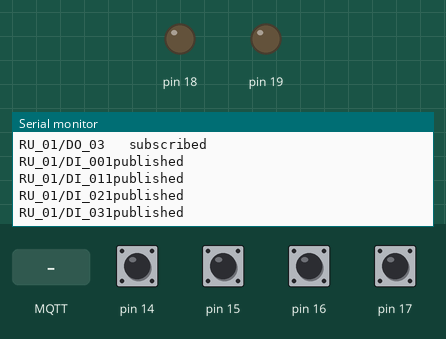
A sketch run on a simulated Arduino Uno, built with avr-gcc and run on an emulated ATmega328P. Shown: output pins drawn as LEDs (lit = HIGH), the last lines printed to the serial monitor. The test bench sets the inputs (shaded band); at power-on: pin 14–17 HIGH. No MQTT or app messages arrive unless stated.

Above: at 1.4 s.
1.5 s: MQTT message "true" arrives on the first subscribed topic
At 2.7 s:
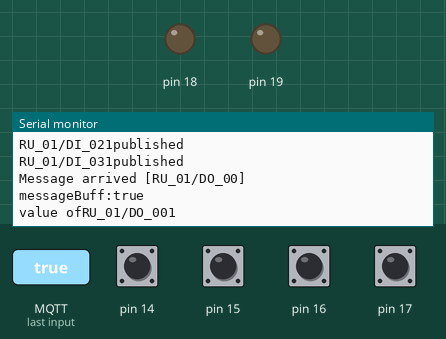
3.0 s: MQTT message "1" arrives on the first subscribed topic
At 3.9 s:
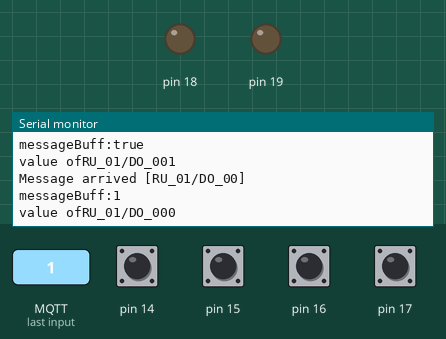
4.5 s: MQTT message "on" arrives on the first subscribed topic
At 5.8 s:
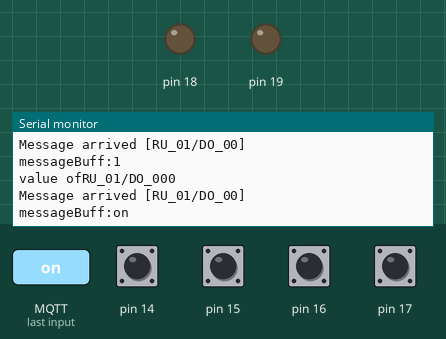
Timing chart, 0 to 7.5 s (numbered marks = the images above; inputs shaded):
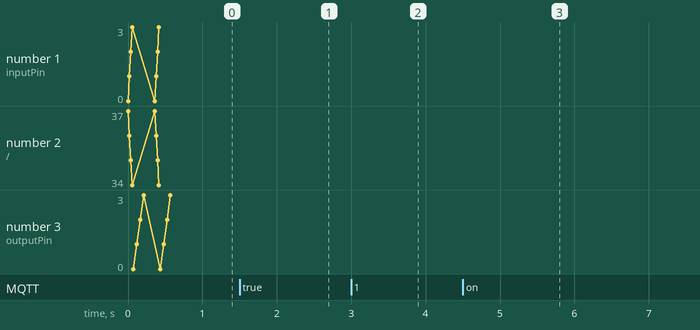

Measured:
- after the input at 1.5 s, the serial monitor: prints a new line at once (image 1)
- after the input at 3.0 s, the serial monitor: prints a new line at once (image 2)
- after the input at 4.5 s, the serial monitor: prints a new line at once (image 3)

The sketch:

InputOutputFinal.ino
```cpp
#include<SPI.h>
#include<Ethernet.h>
#include<PubSubClient.h>

#define DI_00  37 //proximitySen_1
#define DI_01  36 //proximitySen_2
#define DI_02  35 //cameraSignal
#define DI_03  34
#define DO_00  33 //conveyor
#define DO_01  32 //crankShaft
#define DO_02  31 //stepperMotor
#define DO_03  30

byte mac[] = {0x11, 0x11, 0x11, 0x00, 0x00, 0x01};

byte server[] = {192, 168, 3, 14};
byte ip[] = {192, 168, 3, 34};
byte subnet[] = {255, 255, 255, 0};
byte gateway[] = {192, 168, 3, 1};


EthernetClient ethClient;
PubSubClient client(server, 1883, callback, ethClient);

String ruidStr = "RU_01";
String myMacId = "11-11-11-00-00-01";
String clientId = "RU_" + myMacId;
String clientState = "client/state/RU_" + myMacId;
String topicCallback;

//char Buffers
char clientIdBuff[50];
char messageBuff[400];

boolean messageReceived = false;

struct portStruct {
    byte bitMask;
    String portName;
    byte pin;
    byte portNo;
    boolean curState;
    boolean prevState;

};

portStruct diPorts[4] = {
                            {0b00000001, "", DI_00, 0, false, false},
                            {0b00000010, "", DI_01, 1, false, false},
                            {0b00000100, "", DI_02, 2, false, false},
                            {0b00001000, "", DI_03, 3, false, false}
                        };

portStruct doPorts[4] = {
                            {0b00010000, "", DO_00, 0, false, false},
                            {0b00100000, "", DO_01, 1, false, false},
                            {0b01000000, "", DO_02, 2, false, false},
                            {0b10000000, "", DO_03, 3, false, false}
                        };

void initPorts()
{

  for( int i=0; i< sizeof(diPorts)/sizeof(portStruct); i++) {
     diPorts[i].portName = ruidStr + "/DI_0"+ i;
     pinMode(diPorts[i].pin ,INPUT);
     Serial.println("inputPin = " + String(i) + "/" +  String(diPorts[i].pin));
  }

  for( int i=0; i< sizeof(doPorts)/sizeof(portStruct); i++) {
     doPorts[i].portName = ruidStr + "/DO_0"+ i;
     pinMode(doPorts[i].pin ,OUTPUT);
     Serial.println("outputPin = " + String(i) + "/" +  String(doPorts[i].pin));
     Serial.println(doPorts[i].portName + "   subscribed");
     subscribe(doPorts[i].portName);
  }
}
void setup()
{
    Serial.begin(9600);
    DDRC = 0b11110000; //30,31,32,33, 34,35,36,37
    initPorts();
    Ethernet.begin(mac, ip, gateway, subnet);
    Serial.println("Ethernet Initiated");
    clientId.toCharArray(clientIdBuff, (clientId.length() + 1));
}

void loop()
{
     if (!client.connected()) {
        Serial.println("Trying to connect to MQTT Broker...");
        client.connect(clientIdBuff, clientIdBuff, 1, true, "Unexpected Disconnect");
        if(client.connected()) {
            Serial.println ("Success!! MQTT:" + myMacId + " Connected! ");
            publish(clientState, clientId, true); //also send retainflag = true
            initPorts();
        } else {
            delay(10000);
        }
    } else {
        //Read DI ports
        readDIPorts();
        delay(10);
    }
     client.loop();
}


void callback(char* topic, byte* payload, unsigned int length)
{
    int i=0;
    Serial.print("Message arrived [");
    Serial.print(topic);
    Serial.println("] ");
    topicCallback = topic;
    for( i=0;i<length;i++){
        messageBuff[i]=payload[i];
    }
    // Hav to stop the string so giving \0
    messageBuff[i]='\0';
    Serial.print("messageBuff:");
    Serial.println(messageBuff);
    Serial.println();
    messageReceived = true;
    for( int i=0; i< sizeof(doPorts)/sizeof(portStruct); i++) {
        if( topicCallback == doPorts[i].portName ){
            doPorts[i].prevState = doPorts[i].curState;
            if ( (String)messageBuff == "true")  {
                 doPorts[i].curState = true;
            } else {
                 doPorts[i].curState = false;
              }

           if ( doPorts[i].curState != doPorts[i].prevState ) {
             digitalWrite( doPorts[i].pin , doPorts[i].curState );
             Serial.println( "value of" + doPorts[i].portName + (String)doPorts[i].curState );
           }
        }
    }
}
void publish(String topic, String msg, boolean retainFlag)
{
    char topicBuf[100];
    char msgBuf[100];
    topic.toCharArray(topicBuf, topic.length() + 1);
    msg.toCharArray(msgBuf, msg.length()+1);
    client.publish(topicBuf, msgBuf, retainFlag);
}

void subscribe(String topic) {
    char topicBuf[100];
    topic.toCharArray(topicBuf, topic.length() + 1);
    client.subscribe(topicBuf);
}

void myDelay(unsigned long sec)
{
    unsigned long delayMSec = sec * 1000;
    unsigned long recordMSec = millis();
    messageReceived = false;
    while(((millis() - recordMSec) < delayMSec) && (!messageReceived)) {
        client.loop();
    }
}

void readDIPorts()
{
     boolean val;
     byte recd = PINC;
     //Serial.println("recd = " + String(recd));
     for( int i=0; i< sizeof(diPorts)/sizeof(portStruct); i++) {
        val = (((recd & diPorts[i].bitMask) == 0)? false:true);
        diPorts[i].curState = val;
        //Serial.println( diPorts[i].portName +  "Val  " + String(val) + " i = " + i + " curState = " + String(diPorts[i].curState) + " prevState = " + String(diPorts[i].prevState));

        if( val != diPorts[i].prevState ){
            publish(diPorts[i].portName,
                ((val == true)? "true":"false"),false);
            Serial.println(diPorts[i].portName+ String(     val    ) + "published");
        }
        diPorts[i].prevState = diPorts[i].curState;
     }
}
```
